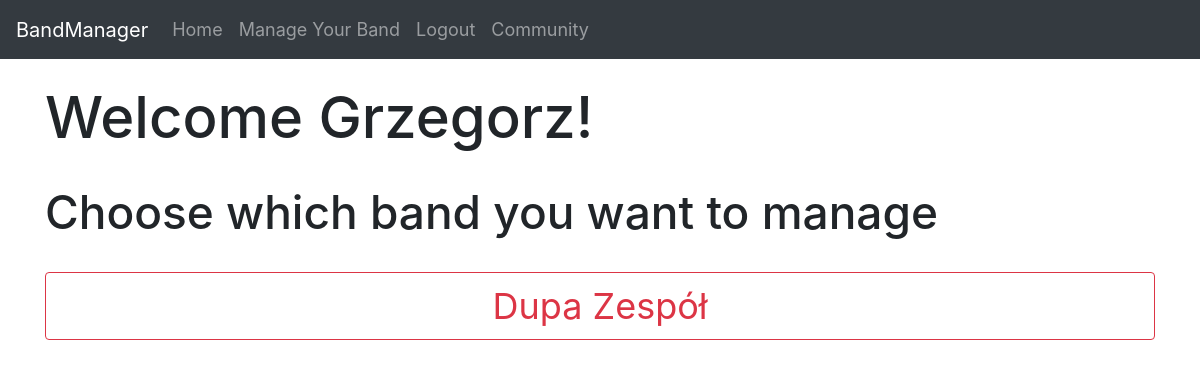
Page /manage-your-band (signed in) on the earlier database version.
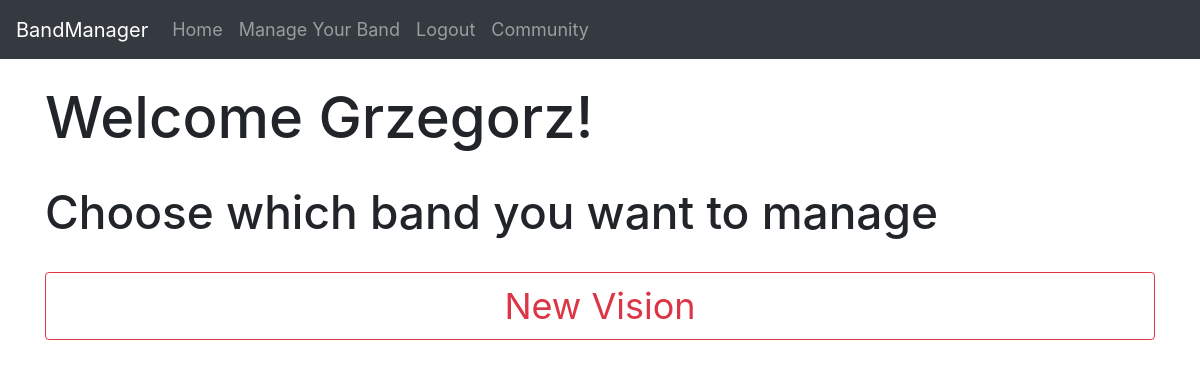
Same page on the later database version.
### website/models.py (models this page shows)
class Band(db.Model):
    id = db.Column(db.Integer, primary_key=True, unique=True)
    name = db.Column(db.String(150))
    city = db.Column(db.String(150))
    music_type = db.Column(db.String(150))
    password = db.Column(db.String(150))
    user_id_admin = db.Column(db.Integer, db.ForeignKey('user.id'))
    date_created = db.Column(db.DateTime(timezone=True), default=func.now())

### website/views.py (the view)
@views.route('/manage-your-band', methods=['GET'])
@login_required
def manage_your_band():
    bands = Band.query.filter_by(id=current_user.band_id).all()
    bands_admin = Band.query.filter_by(user_id_admin=current_user.id).all()
    if bands == [] and bands_admin == []:
        return render_template('manage_your_band.html', user=current_user, bands=[])
    elif bands == []:
        return render_template('manage_your_band.html', user=current_user, bands=bands_admin)
    else:
        return render_template('manage_your_band.html', user=current_user, bands=bands)

### website/__init__.py (called while the page is built)
def create_app():
    app = Flask(__name__)
    app.config['SECRET_KEY'] = 'aoeijop[4235kldnsf-3qpoiopejf0283482rhgfsoqv=daihfauighe490ge40i'
    app.config['SQLALCHEMY_DATABASE_URI'] = f'sqlite:///{DB_NAME}'
    db.init_app(app)
    from .views import views
    from .auth import auth
    app.register_blueprint(views, url_prefix='/')
    app.register_blueprint(auth, url_prefix='/')
    from .models import User, Band
    create_database(app)
    login_manager = LoginManager()
    login_manager.login_view = 'auth.login'
    login_manager.init_app(app)
    @login_manager.user_loader
    def load_user(id):
        return User.query.get(int(id))
    return app

### website/templates/manage_your_band.html (shortened to what this page needs)
{% extends "base.html" %}
{% block content %}
<br/>
<h1 style="font-size: 58px;">Welcome {{ user.first_name }}!</h1>
<br/>
<h1 style="font-size: 46px;"">Choose which band you want to manage</h1>
<br/>
{% if bands == [] %}
    <h2>You don't have any bands.</h2>
{% else %}
{% for band in bands %}
<form method="POST" action="/manage-your-band/{{ band.id }}">
    <div class="buttons" style="text-align: center;">
            <button type="submit" class="btn btn-outline-danger btn-block" style="font-size: 36px;" name=band value={{ band.id }}>{{band.name}}</button>
            <br>
    </div>
</form>
{% endfor %}
{% endif %}
{% endblock %}

Differences in the rows shown:
removed Band: {{ band.id }} 3 (drawn), name "Dupa Zespół"
now on this page (row edited): Band: {{ band.id }} 1 (drawn), name "New Vision"
